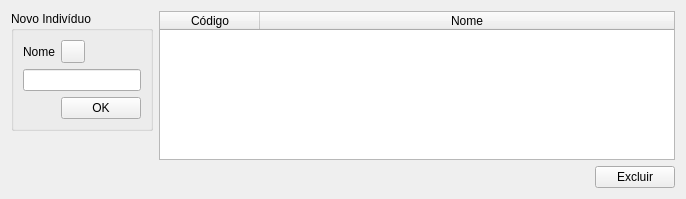
<?xml version="1.0" encoding="UTF-8"?>
<ui version="4.0">
 <class>ControlSubjects</class>
 <widget class="QWidget" name="ControlSubjects">
  <property name="geometry">
   <rect>
    <x>0</x>
    <y>0</y>
    <width>686</width>
    <height>199</height>
   </rect>
  </property>
  <property name="windowTitle">
   <string>Espécies</string>
  </property>
  <layout class="QGridLayout" name="gridLayout">
   <item row="0" column="0">
    <widget class="QGroupBox" name="groupBox">
     <property name="sizePolicy">
      <sizepolicy hsizetype="Maximum" vsizetype="Maximum">
       <horstretch>0</horstretch>
       <verstretch>0</verstretch>
      </sizepolicy>
     </property>
     <property name="title">
      <string>Novo Indivíduo</string>
     </property>
     <layout class="QGridLayout" name="gridLayout_2">
      <item row="0" column="0">
       <widget class="QLabel" name="label">
        <property name="text">
         <string>Nome</string>
        </property>
       </widget>
      </item>
      <item row="2" column="1">
       <widget class="QPushButton" name="insertSubject">
        <property name="sizePolicy">
         <sizepolicy hsizetype="Maximum" vsizetype="Maximum">
          <horstretch>0</horstretch>
          <verstretch>0</verstretch>
         </sizepolicy>
        </property>
        <property name="text">
         <string>OK</string>
        </property>
       </widget>
      </item>
      <item row="1" column="0" colspan="2">
       <widget class="QLineEdit" name="name"/>
      </item>
      <item row="0" column="1">
       <widget class="QToolButton" name="importFile">
        <property name="toolTip">
         <string>Importar lista</string>
        </property>
        <property name="text">
         <string/>
        </property>
        <property name="icon">
         <iconset resource="../Application/resource.qrc">
          <normaloff>:/icons/file48x48.png</normaloff>:/icons/file48x48.png</iconset>
        </property>
       </widget>
      </item>
     </layout>
    </widget>
   </item>
   <item row="3" column="1">
    <layout class="QHBoxLayout" name="horizontalLayout">
     <item>
      <spacer name="horizontalSpacer">
       <property name="orientation">
        <enum>Qt::Horizontal</enum>
       </property>
       <property name="sizeHint" stdset="0">
        <size>
         <width>40</width>
         <height>20</height>
        </size>
       </property>
      </spacer>
     </item>
     <item>
      <widget class="QPushButton" name="b_excluir">
       <property name="sizePolicy">
        <sizepolicy hsizetype="Maximum" vsizetype="Maximum">
         <horstretch>0</horstretch>
         <verstretch>0</verstretch>
        </sizepolicy>
       </property>
       <property name="text">
        <string>Excluir</string>
       </property>
       <property name="icon">
        <iconset resource="../Application/resource.qrc">
         <normaloff>:/icons/remove16x16.png</normaloff>:/icons/remove16x16.png</iconset>
       </property>
      </widget>
     </item>
    </layout>
   </item>
   <item row="1" column="0" rowspan="3">
    <spacer name="verticalSpacer">
     <property name="orientation">
      <enum>Qt::Vertical</enum>
     </property>
     <property name="sizeHint" stdset="0">
      <size>
       <width>20</width>
       <height>40</height>
      </size>
     </property>
    </spacer>
   </item>
   <item row="0" column="1" rowspan="3">
    <widget class="QTableWidget" name="listSubjects">
     <property name="alternatingRowColors">
      <bool>true</bool>
     </property>
     <property name="selectionMode">
      <enum>QAbstractItemView::ExtendedSelection</enum>
     </property>
     <property name="selectionBehavior">
      <enum>QAbstractItemView::SelectRows</enum>
     </property>
     <attribute name="horizontalHeaderStretchLastSection">
      <bool>true</bool>
     </attribute>
     <column>
      <property name="text">
       <string>Código</string>
      </property>
     </column>
     <column>
      <property name="text">
       <string>Nome</string>
      </property>
     </column>
    </widget>
   </item>
  </layout>
 </widget>
 <resources>
  <include location="../Application/resource.qrc"/>
  <include location="../Application/resource.qrc"/>
  <include location="../Application/resource.qrc"/>
  <include location="../Application/resource.qrc"/>
  <include location="../Application/resource.qrc"/>
  <include location="../Application/resource.qrc"/>
 </resources>
 <connections/>
</ui>
